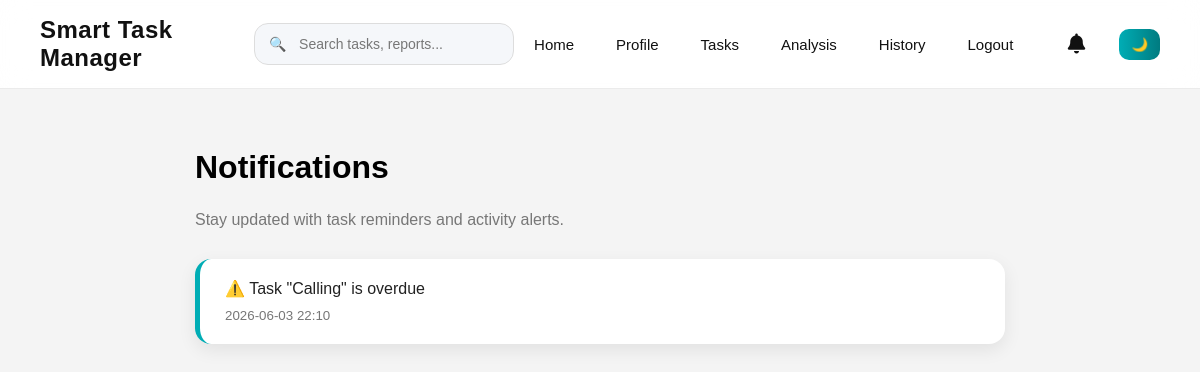
The app's page /notifications (signed in), older data.
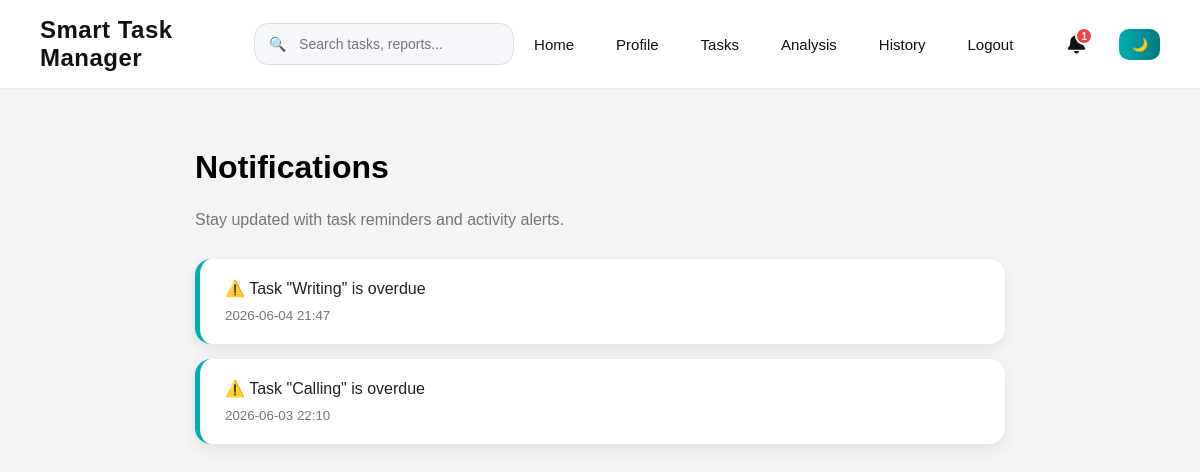
The same page, newer data.
### tables this page shows
CREATE TABLE notifications (
    id INTEGER PRIMARY KEY AUTOINCREMENT,
    username TEXT,
    task_id INTEGER,
    message TEXT,
    is_read INTEGER DEFAULT 0,
    created_at TEXT,
    type TEXT
);

### app.py (the view)
@app.route('/notifications')
def notifications():
    if 'user' not in session:
        return redirect('/login')
    conn = sqlite3.connect("data.db")
    c = conn.cursor()
    c.execute("""
        SELECT *
        FROM notifications
        WHERE username=?
        ORDER BY id DESC
    """, (session['user'],))
    notifications = c.fetchall()
    c.execute("""
        UPDATE notifications
        SET is_read=1
        WHERE username=?
    """, (session['user'],))
    conn.commit()
    conn.close()
    return render_template(
        "notifications.html",
        notifications=notifications
    )

### app.py (called while the page is built)
@app.context_processor
def notification_count():
    if 'user' not in session:
        return dict(unread_count=0)
    conn = sqlite3.connect("data.db")
    c = conn.cursor()
    c.execute("""
        SELECT COUNT(*)
        FROM notifications
        WHERE username=?
        AND is_read=0
    """, (session['user'],))
    count = c.fetchone()[0]
    conn.close()
    return dict(unread_count=count)

### templates/notifications.html (shortened to what this page needs)
{% extends "base.html" %}
{% block content %}
<div class="notification-page">
    <div class="notification-header">
        <h1>Notifications</h1>
        <p>Stay updated with task reminders and activity alerts.</p>
    </div>
    {% if notifications %}
    {% for n in notifications %}
    <div class="notification-card">
        <p>{{ n[3] }}</p>
        <small>{{ n[5] }}</small>
    </div>
    {% endfor %}
    {% else %}
    <p>No Notifications Yet</p>
    {% endif %}
</div>
{% endblock %}

Row changes from the older to the newer data that the page shows:
added notifications: message "⚠️ Task \"Writing\" is overdue", created_at "2026-06-04 21:47"
Text that changed along with them:
{{ unread_count }}: (not shown) → "1"
